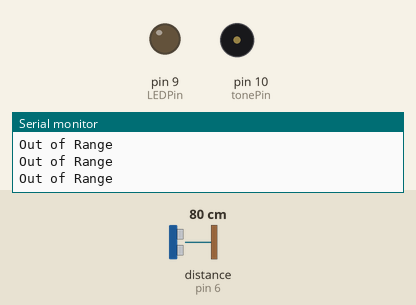
The sketch below on a simulated Arduino Uno, built with avr-gcc and run on an emulated ATmega328P. Shown: output pins drawn as LEDs (lit = HIGH), buzzer (waves = sounding), the last lines printed to the serial monitor. Wiring (inferred from the names in the program): ultrasonic range finder: trigger pin 8; echo pin 6. Inputs (shaded band) come from the test bench; at power-on: distance to the obstacle (sensor on pin 6) 80 cm. The echo pulse lasts 58.3 µs per cm; pins used as bus, display or sensor lines are not drawn.

Above: at 1.2 s.
1.3 s: distance to the obstacle (sensor on pin 6) set to 15 cm
2.8 s: distance to the obstacle (sensor on pin 6) set to 13 cm
At 3.1 s:
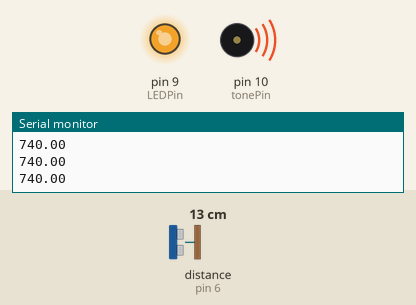
4.3 s: distance to the obstacle (sensor on pin 6) set to 4 cm
At 5.3 s:
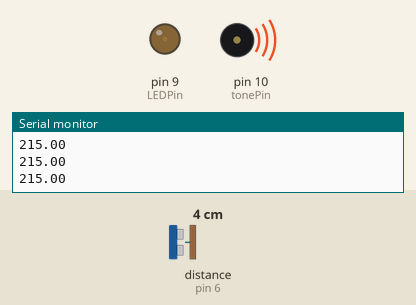
5.8 s: distance to the obstacle (sensor on pin 6) set to 9 cm
At 6.4 s:
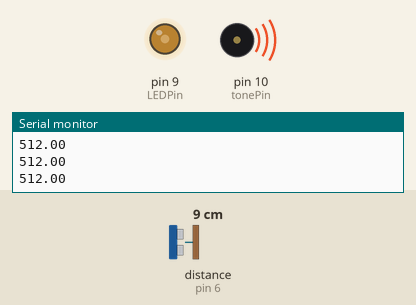
7.3 s: distance to the obstacle (sensor on pin 6) set to 3 cm
At 7.7 s:
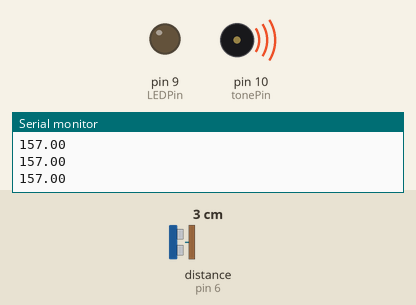
Timing chart, 0 to 9.8 s (numbered marks = the images above; inputs shaded):
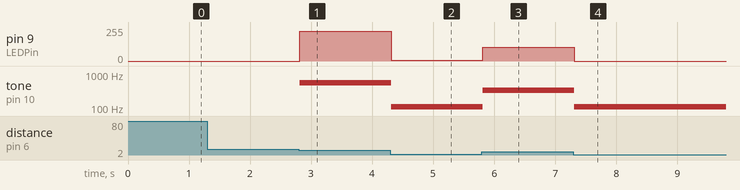

Measured:
- the behaviour switches between 14 and 13 cm on distance to the obstacle (sensor on pin 6) (found by bisection; images 0 and 1)
- after the input at 2.8 s, pin 9 (LEDPin): 0/255 → 225/255 at once; tone on pin 10 (tonePin): silent → 550 Hz at once
- after the input at 4.3 s, pin 9 (LEDPin): 225/255 → 7/255 at once; tone on pin 10 (tonePin): 550 Hz → 110 Hz at once
- after the input at 5.8 s, pin 9 (LEDPin): 7/255 → 102/255 at once; tone on pin 10 (tonePin): 110 Hz → 330 Hz at once
- after the input at 7.3 s, pin 9 (LEDPin): 102/255 → 0/255 at once; tone on pin 10 (tonePin): 330 Hz → 110 Hz at once

The sketch:

Ultrasound_Sensor.ino
```cpp
int trigPin = 8; //define pin for sending out trigger pulses
int echoPin = 6; //define pin for listening to echo pulse
int LEDPin = 9; //PWM output to an LED
int tonePin = 10; //Audio output to a speaker

float minDistance = 1; //minimum distance threshold (in approx. inches) for  ultrasound sensor
float maxDistance = 6; // maximum distance threshold

void setup() {
  Serial.begin (9600);
  pinMode(trigPin, OUTPUT);
  pinMode(echoPin, INPUT);
  pinMode(LEDPin, OUTPUT);
  pinMode(tonePin, OUTPUT);
}

void loop() {
  //float duration; //float allows decimal points up to 8 digits, rather than whole numbers like an integer.
  //float distance;

  //send out a quick pulse from the trigger pin
  digitalWrite(trigPin, HIGH);
  delayMicroseconds(10);
  digitalWrite(trigPin, LOW);

  //read how long it took to bounce back (in microseconds):
  float duration = pulseIn(echoPin, HIGH);
  float distance = duration / 130; //Distance in inches. Calibrated from Serial monitor, 130 microseconds = approximately 1 inch

  //Map the LED PWM response exponentially, by squaring the input values and mapping that to the PWM output range:
  int LEDValue = map(sq(distance), sq(minDistance), sq(maxDistance), 0, 255);

  //Control the LED and generate a tone if the ultrasound sensor detects something within the min and max distance range:
  if (distance >= minDistance && distance <= maxDistance) {

    Serial.println(duration);
    analogWrite(LEDPin, LEDValue);

    //110 Hz is the pitch of note "A4" in western music theory. Multiplying this by an integer rounded value of "distance"
    //allows for a stepped tuning of the notes into a harmonic series. Removing the int() function around "distance" allows it
    //to be a smooth transition between pitches, rather than stepped musical tones:
    tone(tonePin, 110 * int(distance));

  } else { //Do this if nothing is detected in the range:

    Serial.println("Out of Range");
    analogWrite(LEDPin, 0);
    noTone(tonePin); //Turn sound output off

  }


}
```
